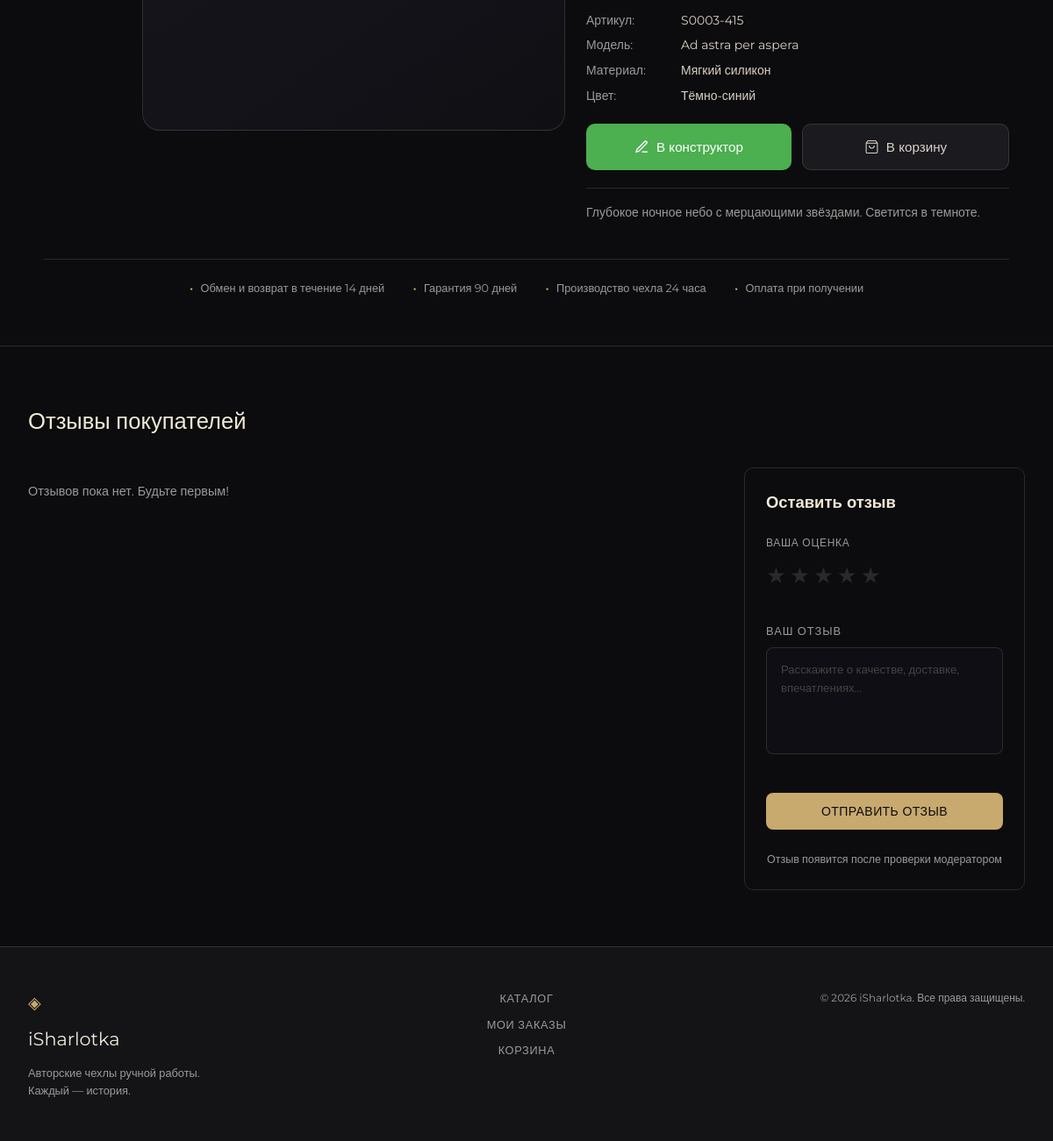
Page /product.php?id=3 (signed in, lower part) on the earlier database version.
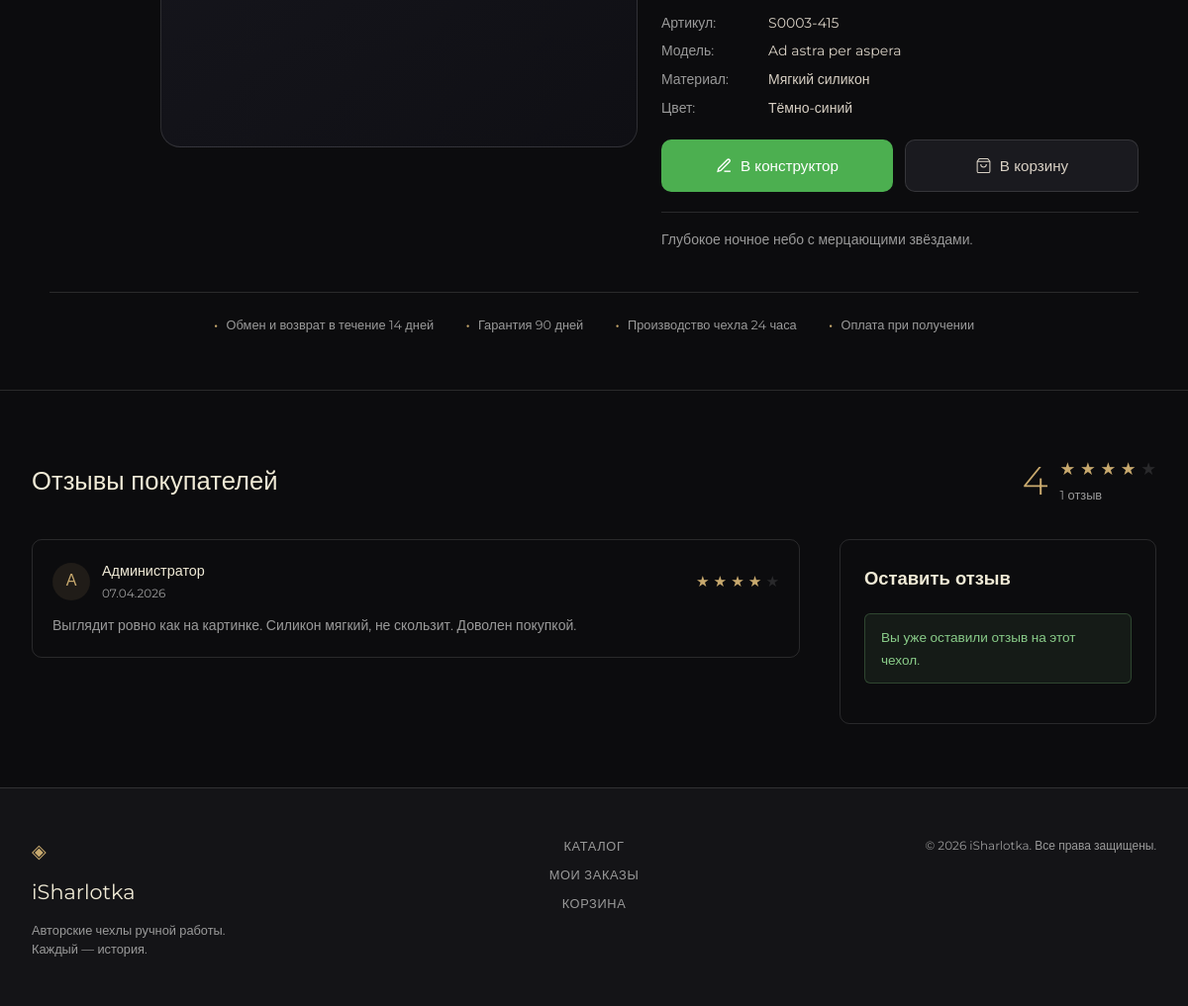
Same page on the later database version.
### tables this page shows
CREATE TABLE IF NOT EXISTS cases_catalog (
    id_case INT AUTO_INCREMENT PRIMARY KEY,
    title VARCHAR(200) NOT NULL,
    description TEXT,
    price DECIMAL(10,2) NOT NULL,
    count INT DEFAULT 0,
    image VARCHAR(255),
    collection_id INT,
    inscription VARCHAR(255),
    sticker TINYINT(1) DEFAULT 0,
    color VARCHAR(50),
    material_id INT,
    model_id INT,
    has_3d TINYINT(1) DEFAULT 0,
    created_at TIMESTAMP DEFAULT CURRENT_TIMESTAMP,
    FOREIGN KEY (material_id) REFERENCES materials(id_material) ON DELETE SET NULL,
    FOREIGN KEY (model_id) REFERENCES device_models(id_model) ON DELETE SET NULL,
    FOREIGN KEY (collection_id) REFERENCES collections(id_collection) ON DELETE SET NULL
);

CREATE TABLE IF NOT EXISTS materials (
    id_material INT AUTO_INCREMENT PRIMARY KEY,
    material_name VARCHAR(100) NOT NULL
);

CREATE TABLE IF NOT EXISTS reviews (
    id_review INT AUTO_INCREMENT PRIMARY KEY,
    user_id INT NOT NULL,
    case_id INT NOT NULL,
    rating TINYINT NOT NULL,
    text TEXT NOT NULL,
    status ENUM('pending','approved','rejected') DEFAULT 'pending',
    created_at TIMESTAMP DEFAULT CURRENT_TIMESTAMP,
    FOREIGN KEY (user_id) REFERENCES users(id_user) ON DELETE CASCADE,
    FOREIGN KEY (case_id) REFERENCES cases_catalog(id_case) ON DELETE CASCADE
);

CREATE TABLE IF NOT EXISTS users (
    id_user INT AUTO_INCREMENT PRIMARY KEY,
    login VARCHAR(50) UNIQUE NOT NULL,
    email VARCHAR(100) UNIQUE NOT NULL,
    password VARCHAR(255) NOT NULL,
    fullname VARCHAR(100),
    role ENUM('user','admin') DEFAULT 'user',
    created_at TIMESTAMP DEFAULT CURRENT_TIMESTAMP
);

### product.php (the view, shortened to what the changed rows need)
<?php
require_once __DIR__ . '/config/db.php';
$id = (int)($_GET['id'] ?? 0);
$stmt = $pdo->prepare("SELECT c.*, m.material_name, d.firm, d.model_name
    FROM cases_catalog c
    LEFT JOIN materials m ON c.material_id = m.id_material
    LEFT JOIN device_models d ON c.model_id = d.id_model
    LEFT JOIN collections col ON c.collection_id = col.id_collection
    WHERE c.id_case = ?");
$stmt->execute([$id]);
$case = $stmt->fetch();
require_once __DIR__ . '/includes/header.php';
?>
<div class="product-card-page">
    <div class="product-card-layout fade-in">
        <div class="product-info-panel">
            <div class="specs-list">
                <div class="spec-row"><span class="sl">Артикул:</span><span class="sv">S<?= str_pad($case['id_case'], 4, '0', STR_PAD_LEFT) ?>-<?= rand(100,999) ?></span></div>
                <?php if ($case['inscription']): ?>
                    <div class="spec-row"><span class="sl">Модель:</span><span class="sv"><?= htmlspecialchars($case['inscription']) ?></span></div>
                <?php endif; ?>
                <?php if ($case['material_name']): ?>
                    <div class="spec-row"><span class="sl">Материал:</span><span class="sv"><?= htmlspecialchars($case['material_name']) ?></span></div>
                <?php endif; ?>
                <?php if ($case['color']): ?>
                    <div class="spec-row"><span class="sl">Цвет:</span><span class="sv"><?= htmlspecialchars($case['color']) ?></span></div>
                <?php endif; ?>
            </div>
            <div class="product-cta">
                <a href="<?= BASE_URL ?>/constructor.php?id=<?= $case['id_case'] ?>" class="btn-constructor" id="btnToConstructor">
                </a>
                <button class="btn-cart-outline" id="btnAddToCart">
                </button>
            </div>
            <?php if ($case['description']): ?>
                <div style="font-size:0.875rem;color:var(--text-muted);line-height:1.7;border-top:1px solid var(--border);padding-top:1rem">
                    <?= nl2br(htmlspecialchars($case['description'])) ?>
                </div>
            <?php endif; ?>
        </div>
    </div>
</div>
<?php
$reviewMsg = '';
$reviews = $pdo->prepare("SELECT r.*, u.fullname, u.login
    FROM reviews r JOIN users u ON r.user_id=u.id_user
    WHERE r.case_id=? AND r.status='approved' ORDER BY r.created_at DESC");
$reviews->execute([$id]);
$reviews = $reviews->fetchAll();
$avgRating = count($reviews) ? round(array_sum(array_column($reviews, 'rating')) / count($reviews), 1) : 0;
$userReviewStmt = $pdo->prepare("SELECT COUNT(*) FROM reviews WHERE user_id=? AND case_id=?");
$userReviewStmt->execute([$_SESSION['user_id'], $id]);
$userReviewed = (bool)$userReviewStmt->fetchColumn();
?>
<div class="reviews-section">
    <div class="container">
        <div class="reviews-header">
            <h2 class="reviews-title">Отзывы покупателей</h2>
            <?php if (count($reviews)): ?>
            <div class="reviews-summary">
                <span class="reviews-avg"><?= $avgRating ?></span>
                <div>
                    <div class="reviews-stars-lg">
                        <?php for($s=1;$s<=5;$s++): ?>
                            <span style="color:<?= $s<=$avgRating?'var(--gold)':'var(--border)' ?>">★</span>
                        <?php endfor; ?>
                    </div>
                    <span class="reviews-count"><?= count($reviews) ?> <?= count($reviews)===1?'отзыв':( count($reviews)<5?'отзыва':'отзывов') ?></span>
                </div>
            </div>
            <?php endif; ?>
        </div>
        <div class="reviews-layout">
            <div class="reviews-list">
                <?php if (!$reviews): ?>
                    <div class="reviews-empty">Отзывов пока нет. Будьте первым!</div>
                <?php else: ?>
                    <?php foreach ($reviews as $r): ?>
                    <div class="review-card">
                        <div class="review-top">
                            <div class="review-avatar"><?= mb_strtoupper(mb_substr($r['fullname'] ?: $r['login'], 0, 1)) ?></div>
                            <div class="review-meta">
                                <div class="review-author"><?= htmlspecialchars($r['fullname'] ?: $r['login']) ?></div>
                                <div class="review-date"><?= date('d.m.Y', strtotime($r['created_at'])) ?></div>
                            </div>
                            <div class="review-stars">
                                <?php for($s=1;$s<=5;$s++): ?>
                                    <span style="color:<?= $s<=$r['rating']?'var(--gold)':'var(--border)' ?>">★</span>
                                <?php endfor; ?>
                            </div>
                        </div>
                        <p class="review-text"><?= htmlspecialchars($r['text']) ?></p>
                    </div>
                    <?php endforeach; ?>
                <?php endif; ?>
            </div>
            <div class="review-form-wrap">
                <h3 class="review-form-title">Оставить отзыв</h3>
                <?php if ($reviewMsg): ?>
                    <div class="review-msg-ok"><?= htmlspecialchars($reviewMsg) ?></div>
                <?php elseif ($userReviewed): ?>
                    <div class="review-msg-ok">Вы уже оставили отзыв на этот чехол.</div>
                <?php else: ?>
                    <form method="post" class="review-form">
                        <div class="star-picker">
                            <span class="star-picker-label">Ваша оценка</span>
                            <div class="star-picker-stars" id="starPicker">
                                <?php for($s=1;$s<=5;$s++): ?>
                                <span class="star-pick" data-val="<?= $s ?>" onclick="pickStar(<?= $s ?>)">★</span>
                                <?php endfor; ?>
                            </div>
                        </div>
                        <div class="form-group">
                            <label class="form-label">Ваш отзыв</label>
                            <textarea name="review_text" class="form-input" rows="4"
                                placeholder="Расскажите о качестве, доставке, впечатлениях..."
                                required minlength="10"></textarea>
                        </div>
                        <button class="btn btn-primary" style="width:100%">Отправить отзыв</button>
                        <p style="font-size:0.78rem;color:var(--text-muted);margin-top:0.5rem;text-align:center">
                            Отзыв появится после проверки модератором
                        </p>
                    </form>
                <?php endif; ?>
            </div>
        </div>
    </div>
</div>
<?php require_once __DIR__ . '/includes/footer.php'; ?>

Differences in the rows shown:
changed cases_catalog "Ad astra per aspera": description "Глубокое ночное небо с мерцающими звёздами. Светится в темноте." → "Глубокое ночное небо с мерцающими звёздами."
added reviews: user.fullname "А", user.fullname "Администратор", created_at "07.04.2026", text "Выглядит ровно как на картинке. Силикон мягкий, не скользит. Доволен покупкой."
Other differences:
$avgRating: (not shown) → "4"
count($reviews): (not shown) → "1"
text no longer shown: "Отзывов пока нет. Будьте первым! ВАША ОЦЕНКА ВАШ ОТЗЫВ ОТПРАВИТЬ ОТЗЫВ Отзыв появится после проверки модератором"
text now shown: "отзыв Вы уже оставили отзыв на этот чехол."
